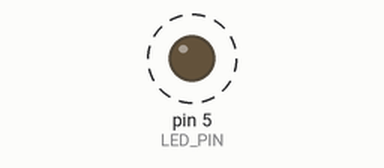
The sketch below on a simulated Arduino Uno, built with avr-gcc and run on an emulated ATmega328P. Shown: output pins drawn as LEDs (lit = HIGH). Dashed ring = blinking.

Above: at 0.2 s.
Timing chart, 0 to 3.0 s (numbered marks = the images above):
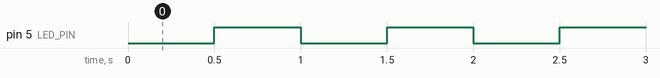

The sketch:

LED.ino
```cpp
// (licence header left out)
//Define LED light(D9)pin
#define LED_PIN 5

void setup() {
  // put your setup code here, to run once:
  // set LED pin to output mode
  pinMode(LED_PIN, OUTPUT);
}

void loop() {
  // put your main code here, to run repeatedly:
  digitalWrite(LED_PIN, LOW);       //LED is on
  delay(500);
  digitalWrite(LED_PIN, HIGH);      //LED is off
  delay(500);
}
```

Measured:
- by itself, pin 5 (LED_PIN): alternates HIGH for 0.50 s and LOW for 0.50 s
